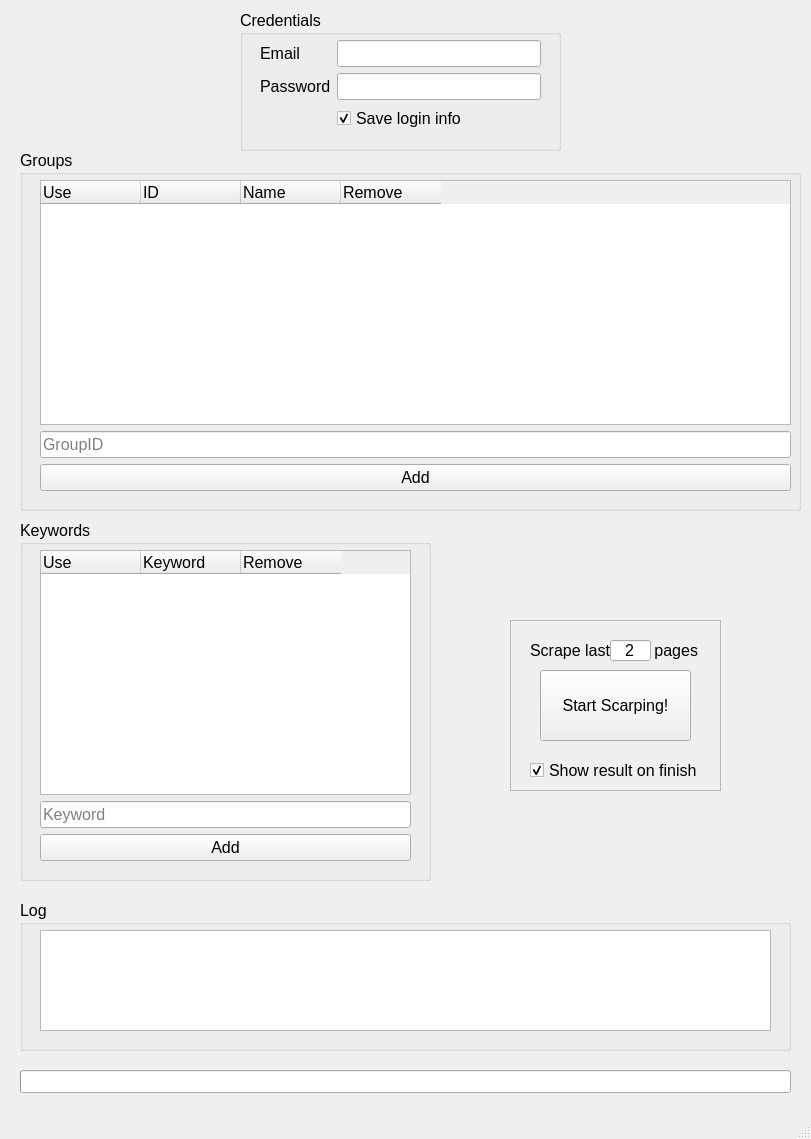
<?xml version="1.0" encoding="UTF-8"?>
<ui version="4.0">
 <class>MainWindow</class>
 <widget class="QMainWindow" name="MainWindow">
  <property name="enabled">
   <bool>true</bool>
  </property>
  <property name="geometry">
   <rect>
    <x>0</x>
    <y>0</y>
    <width>811</width>
    <height>1139</height>
   </rect>
  </property>
  <property name="sizePolicy">
   <sizepolicy hsizetype="Fixed" vsizetype="Fixed">
    <horstretch>0</horstretch>
    <verstretch>0</verstretch>
   </sizepolicy>
  </property>
  <property name="minimumSize">
   <size>
    <width>811</width>
    <height>1139</height>
   </size>
  </property>
  <property name="maximumSize">
   <size>
    <width>811</width>
    <height>1139</height>
   </size>
  </property>
  <property name="font">
   <font>
    <pointsize>12</pointsize>
   </font>
  </property>
  <property name="windowTitle">
   <string>Facebook Group Scarper</string>
  </property>
  <property name="windowIcon">
   <iconset>
    <normaloff>icons/logo.jpg</normaloff>icons/logo.jpg</iconset>
  </property>
  <widget class="QWidget" name="centralwidget">
   <widget class="QGroupBox" name="groupBox">
    <property name="geometry">
     <rect>
      <x>20</x>
      <y>520</y>
      <width>411</width>
      <height>361</height>
     </rect>
    </property>
    <property name="title">
     <string>Keywords</string>
    </property>
    <widget class="QWidget" name="verticalLayoutWidget">
     <property name="geometry">
      <rect>
       <x>20</x>
       <y>30</y>
       <width>371</width>
       <height>311</height>
      </rect>
     </property>
     <layout class="QVBoxLayout" name="verticalLayout">
      <item>
       <widget class="QTreeWidget" name="keywords_list">
        <property name="selectionMode">
         <enum>QAbstractItemView::SingleSelection</enum>
        </property>
        <property name="selectionBehavior">
         <enum>QAbstractItemView::SelectItems</enum>
        </property>
        <attribute name="headerStretchLastSection">
         <bool>false</bool>
        </attribute>
        <column>
         <property name="text">
          <string>Use</string>
         </property>
        </column>
        <column>
         <property name="text">
          <string>Keyword</string>
         </property>
        </column>
        <column>
         <property name="text">
          <string>Remove</string>
         </property>
        </column>
       </widget>
      </item>
      <item>
       <widget class="QLineEdit" name="keyword_edit">
        <property name="placeholderText">
         <string>Keyword</string>
        </property>
       </widget>
      </item>
      <item>
       <widget class="QPushButton" name="add_keyword_btn">
        <property name="text">
         <string>Add</string>
        </property>
        <property name="autoDefault">
         <bool>false</bool>
        </property>
        <property name="default">
         <bool>false</bool>
        </property>
       </widget>
      </item>
     </layout>
    </widget>
   </widget>
   <widget class="QGroupBox" name="groupBox_2">
    <property name="geometry">
     <rect>
      <x>20</x>
      <y>150</y>
      <width>781</width>
      <height>361</height>
     </rect>
    </property>
    <property name="font">
     <font>
      <pointsize>12</pointsize>
     </font>
    </property>
    <property name="title">
     <string>Groups</string>
    </property>
    <widget class="QWidget" name="verticalLayoutWidget_2">
     <property name="geometry">
      <rect>
       <x>20</x>
       <y>30</y>
       <width>751</width>
       <height>311</height>
      </rect>
     </property>
     <layout class="QVBoxLayout" name="verticalLayout_2">
      <item>
       <widget class="QTreeWidget" name="groups_list">
        <property name="selectionMode">
         <enum>QAbstractItemView::SingleSelection</enum>
        </property>
        <property name="selectionBehavior">
         <enum>QAbstractItemView::SelectItems</enum>
        </property>
        <attribute name="headerStretchLastSection">
         <bool>false</bool>
        </attribute>
        <column>
         <property name="text">
          <string>Use</string>
         </property>
        </column>
        <column>
         <property name="text">
          <string>ID</string>
         </property>
        </column>
        <column>
         <property name="text">
          <string>Name</string>
         </property>
        </column>
        <column>
         <property name="text">
          <string>Remove</string>
         </property>
        </column>
       </widget>
      </item>
      <item>
       <widget class="QLineEdit" name="groupid_edit">
        <property name="placeholderText">
         <string>GroupID</string>
        </property>
       </widget>
      </item>
      <item>
       <widget class="QPushButton" name="add_group_btn">
        <property name="text">
         <string>Add</string>
        </property>
        <property name="autoDefault">
         <bool>false</bool>
        </property>
        <property name="default">
         <bool>false</bool>
        </property>
       </widget>
      </item>
     </layout>
    </widget>
   </widget>
   <widget class="QGroupBox" name="groupBox_3">
    <property name="geometry">
     <rect>
      <x>240</x>
      <y>10</y>
      <width>321</width>
      <height>141</height>
     </rect>
    </property>
    <property name="font">
     <font>
      <pointsize>12</pointsize>
     </font>
    </property>
    <property name="title">
     <string>Credentials</string>
    </property>
    <widget class="QWidget" name="formLayoutWidget">
     <property name="geometry">
      <rect>
       <x>20</x>
       <y>30</y>
       <width>281</width>
       <height>91</height>
      </rect>
     </property>
     <layout class="QFormLayout" name="formLayout">
      <item row="0" column="0">
       <widget class="QLabel" name="label">
        <property name="font">
         <font>
          <pointsize>12</pointsize>
         </font>
        </property>
        <property name="text">
         <string>Email</string>
        </property>
       </widget>
      </item>
      <item row="0" column="1">
       <widget class="QLineEdit" name="email_edit"/>
      </item>
      <item row="1" column="1">
       <widget class="QLineEdit" name="password_edit">
        <property name="inputMask">
         <string/>
        </property>
        <property name="echoMode">
         <enum>QLineEdit::Password</enum>
        </property>
       </widget>
      </item>
      <item row="1" column="0">
       <widget class="QLabel" name="label_2">
        <property name="text">
         <string>Password</string>
        </property>
       </widget>
      </item>
      <item row="2" column="1">
       <widget class="QCheckBox" name="save_login_chkbx">
        <property name="text">
         <string>Save login info</string>
        </property>
        <property name="checked">
         <bool>true</bool>
        </property>
        <property name="tristate">
         <bool>false</bool>
        </property>
       </widget>
      </item>
     </layout>
    </widget>
   </widget>
   <widget class="QFrame" name="frame">
    <property name="geometry">
     <rect>
      <x>510</x>
      <y>620</y>
      <width>211</width>
      <height>171</height>
     </rect>
    </property>
    <property name="frameShape">
     <enum>QFrame::StyledPanel</enum>
    </property>
    <property name="frameShadow">
     <enum>QFrame::Raised</enum>
    </property>
    <widget class="QPushButton" name="start_btn">
     <property name="geometry">
      <rect>
       <x>30</x>
       <y>50</y>
       <width>151</width>
       <height>71</height>
      </rect>
     </property>
     <property name="text">
      <string>Start Scarping!</string>
     </property>
    </widget>
    <widget class="QLineEdit" name="hours_edit">
     <property name="geometry">
      <rect>
       <x>100</x>
       <y>20</y>
       <width>41</width>
       <height>21</height>
      </rect>
     </property>
     <property name="focusPolicy">
      <enum>Qt::ClickFocus</enum>
     </property>
     <property name="text">
      <string>2</string>
     </property>
     <property name="alignment">
      <set>Qt::AlignCenter</set>
     </property>
    </widget>
    <widget class="QLabel" name="label_3">
     <property name="geometry">
      <rect>
       <x>20</x>
       <y>0</y>
       <width>81</width>
       <height>61</height>
      </rect>
     </property>
     <property name="font">
      <font>
       <pointsize>12</pointsize>
      </font>
     </property>
     <property name="text">
      <string>Scrape last </string>
     </property>
    </widget>
    <widget class="QLabel" name="label_4">
     <property name="geometry">
      <rect>
       <x>140</x>
       <y>0</y>
       <width>81</width>
       <height>61</height>
      </rect>
     </property>
     <property name="font">
      <font>
       <pointsize>12</pointsize>
      </font>
     </property>
     <property name="text">
      <string> pages</string>
     </property>
    </widget>
    <widget class="QCheckBox" name="show_result_on_finish_chkbx">
     <property name="geometry">
      <rect>
       <x>20</x>
       <y>140</y>
       <width>171</width>
       <height>20</height>
      </rect>
     </property>
     <property name="text">
      <string>Show result on finish</string>
     </property>
     <property name="checked">
      <bool>true</bool>
     </property>
    </widget>
   </widget>
   <widget class="QGroupBox" name="groupBox_4">
    <property name="geometry">
     <rect>
      <x>20</x>
      <y>900</y>
      <width>771</width>
      <height>151</height>
     </rect>
    </property>
    <property name="title">
     <string>Log</string>
    </property>
    <widget class="QTextEdit" name="log_edit">
     <property name="geometry">
      <rect>
       <x>20</x>
       <y>30</y>
       <width>731</width>
       <height>101</height>
      </rect>
     </property>
     <property name="font">
      <font>
       <pointsize>10</pointsize>
       <weight>50</weight>
       <bold>false</bold>
      </font>
     </property>
     <property name="locale">
      <locale language="English" country="Israel"/>
     </property>
     <property name="readOnly">
      <bool>true</bool>
     </property>
     <property name="placeholderText">
      <string/>
     </property>
    </widget>
   </widget>
   <widget class="QProgressBar" name="progress_bar">
    <property name="enabled">
     <bool>true</bool>
    </property>
    <property name="geometry">
     <rect>
      <x>20</x>
      <y>1070</y>
      <width>771</width>
      <height>23</height>
     </rect>
    </property>
    <property name="value">
     <number>0</number>
    </property>
    <property name="textVisible">
     <bool>false</bool>
    </property>
    <property name="orientation">
     <enum>Qt::Horizontal</enum>
    </property>
    <property name="invertedAppearance">
     <bool>false</bool>
    </property>
    <property name="textDirection">
     <enum>QProgressBar::TopToBottom</enum>
    </property>
   </widget>
  </widget>
  <widget class="QMenuBar" name="menubar">
   <property name="geometry">
    <rect>
     <x>0</x>
     <y>0</y>
     <width>811</width>
     <height>21</height>
    </rect>
   </property>
  </widget>
  <widget class="QStatusBar" name="statusbar"/>
 </widget>
 <tabstops>
  <tabstop>email_edit</tabstop>
  <tabstop>password_edit</tabstop>
  <tabstop>save_login_chkbx</tabstop>
  <tabstop>groupid_edit</tabstop>
  <tabstop>add_group_btn</tabstop>
  <tabstop>keyword_edit</tabstop>
  <tabstop>add_keyword_btn</tabstop>
  <tabstop>show_result_on_finish_chkbx</tabstop>
  <tabstop>start_btn</tabstop>
  <tabstop>groups_list</tabstop>
  <tabstop>keywords_list</tabstop>
  <tabstop>log_edit</tabstop>
 </tabstops>
 <resources/>
 <connections/>
</ui>
